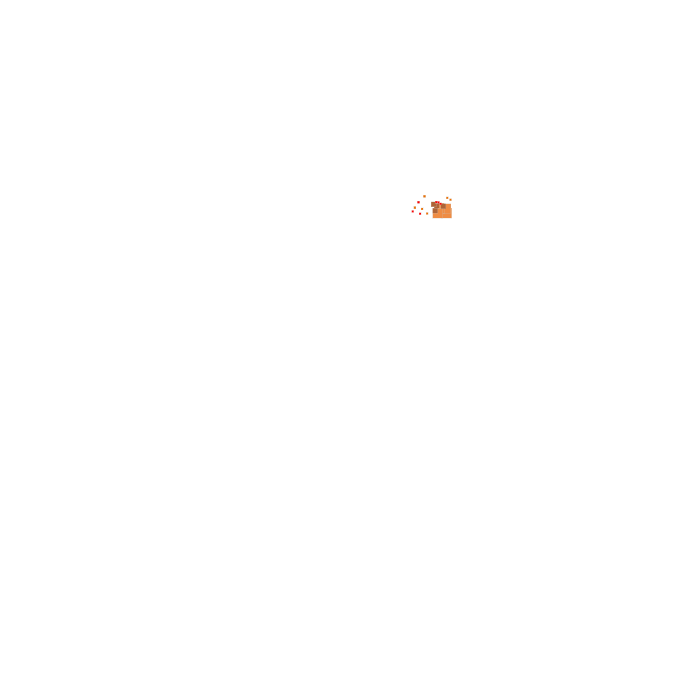
Frame 1 (no input)
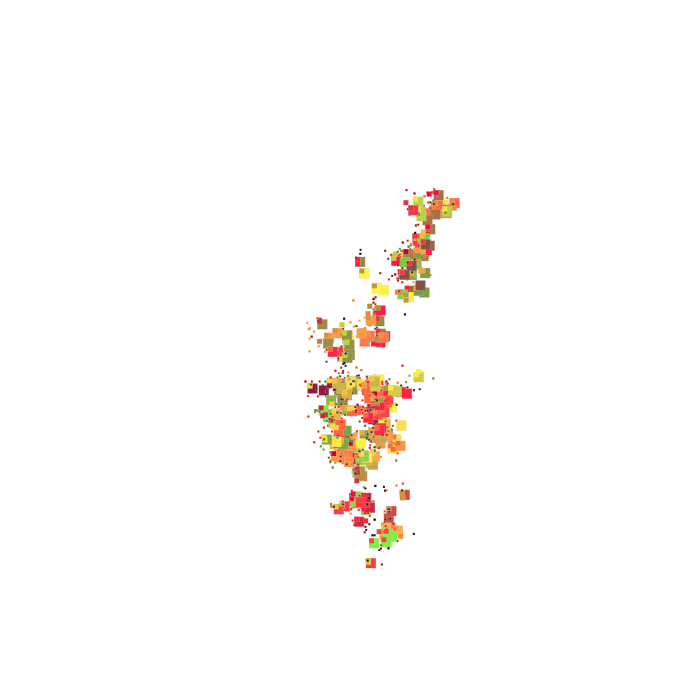
Frame 60 (the mouse pressed at the canvas centre just before this capture)
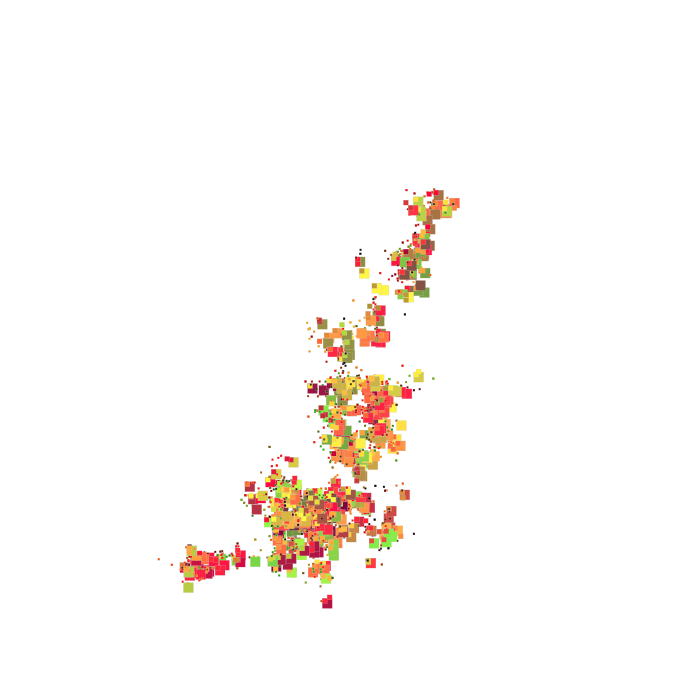
Frame 120 (the mouse held since frame 60 and released just before this capture)

The Processing sketch that drew these frames (run headless with seeded random() and noise(); from frame 60 on, the mouse is pressed at the canvas centre):

// Processing sketch: processing_132225
// ── processing_132225.pde

float x = random(50, 650);
float y = random(50, 650);
float r = random(700);
float b = random(700);
float t = 0;
float xspeed =2;
float yspeed =2;
float xspeed2 = 2;
float yspeed2 = -2;
float xspeed3 = -2;
float yspeed3 = -2;
float xspeed4 = -2;
float yspeed4 = 2;

void setup() {
  size(700, 700);
  background(255);
  frameRate(60);
}

void draw() {
  /* x = x+xspeed;
   y = y+yspeed; */
  t = t+1;
  float m1 = random(3);
  float m2 = random(3);
  fill(x/random(4), random(255), y/3);
  strokeWeight(0.2);
  stroke(200);
  if (t <= 140) {
    xspeed = xspeed + m1*random(2); // large rects
    yspeed = yspeed + m2*random(2); 
    rect(x+xspeed, y+yspeed, 10, 10);
    xspeed2 = xspeed2 + m1*random(2);
    yspeed2 = yspeed2 + m2*random(-2); 
    rect(x+xspeed2, y+yspeed2, 10, 10);
    xspeed3 = xspeed3 + m1*random(-2);
    yspeed3 = yspeed3 + m2*random(-2); 
    rect(x+xspeed3, y+yspeed3, 10, 10);
    xspeed4 = xspeed4 + m1*random(-2);
    yspeed4 = yspeed4 + m2*random(2); 
    rect(x+xspeed4, y+yspeed4, 10, 10);
    fill(r/random(4), random(255), b/3); // medium rects
    xspeed = xspeed2 + m1*random(-4, 4);
    yspeed = yspeed2 + m2*random(-4, 4); 
    rect(x+xspeed2, y+yspeed2, 5, 5);
    xspeed2 = xspeed3 + m1*random(-4, 4);
    yspeed2 = yspeed3 + m2*random(-4, 4); 
    rect(x+xspeed3, y+yspeed3, 5, 5);
    xspeed3 = xspeed4 + m1*random(-4, 4);
    yspeed3 = yspeed4 + m2*random(-4, 4); 
    rect(x+xspeed4, y+yspeed4, 5, 5);
    xspeed4 = xspeed + m1*random(-4, 4);
    yspeed4 = yspeed + m2*random(-4, 4); 
    rect(x+xspeed, y+yspeed, 5, 5);
    fill(x/random(4)-100, random(255)-80, y/3-80); // small rects
    xspeed = xspeed2 + m1*random(-4, 4);
    yspeed = yspeed2 + m2*random(-4, 4); 
    rect(x+xspeed, y+yspeed, 2, 2);
    xspeed2 = xspeed3 + m1*random(-4, 4);
    yspeed2 = yspeed3 + m2*random(-4, 4); 
    rect(x+xspeed2, y+yspeed2, 2, 2);
    xspeed3 = xspeed4 + m1*random(-4, 4);
    yspeed3 = yspeed4 + m2*random(-4, 4); 
    rect(x+xspeed3, y+yspeed3, 2, 2);
    xspeed4 = xspeed + m1*random(-4, 4);
    yspeed4 = yspeed + m2*random(-4, 4); 
    rect(x+xspeed4, y+yspeed4, 2, 2);
    xspeed = xspeed4 + m1*random(-4, 4);
    yspeed = yspeed4 + m2*random(-4, 4); 
    rect(x+xspeed3, y+yspeed3, 2, 2);
    xspeed2 = xspeed2 + m1*random(-4, 4);
    yspeed2 = yspeed2 + m2*random(-4, 4); 
    rect(x+xspeed, y+yspeed, 2, 2);
    xspeed3 = xspeed + m1*random(-4, 4);
    yspeed3 = yspeed + m2*random(-4, 4); 
    rect(x+xspeed4, y+yspeed4, 2, 2);
    xspeed4 = xspeed3 + m1*random(-4, 4);
    yspeed4 = yspeed3 + m2*random(-4, 4); 
    rect(x+xspeed2, y+yspeed2, 2, 2);
     fill(r/random(4)-80, random(255)-80, b/3-80 ); // 2nd G small rects
    xspeed = xspeed2 + m1*random(-7, 7);
    yspeed = yspeed2 + m2*random(-7, 7); 
    rect(x+xspeed, y+yspeed, 2, 2);
    xspeed2 = xspeed3 + m1*random(-7, 7);
    yspeed2 = yspeed3 + m2*random(-7, 7); 
    rect(x+xspeed2, y+yspeed2, 2, 2);
    xspeed3 = xspeed4 + m1*random(-7, 7);
    yspeed3 = yspeed4 + m2*random(-7, 7); 
    rect(x+xspeed3, y+yspeed3, 2, 2);
    xspeed4 = xspeed + m1*random(-7, 7);
    yspeed4 = yspeed + m2*random(-7, 7); 
    rect(x+xspeed4, y+yspeed4, 2, 2);
    xspeed = xspeed4 + m1*random(-7, 7);
    yspeed = yspeed4 + m2*random(-7, 7); 
    rect(x+xspeed3, y+yspeed3, 2, 2);
    xspeed2 = xspeed2 + m1*random(-7, 7);
    yspeed2 = yspeed2 + m2*random(-7, 7); 
    rect(x+xspeed, y+yspeed, 2, 2);
    xspeed3 = xspeed + m1*random(-7, 7);
    yspeed3 = yspeed + m2*random(-7, 7); 
    rect(x+xspeed4, y+yspeed4, 2, 2);
    xspeed4 = xspeed3 + m1*random(-7, 7);
    yspeed4 = yspeed3 + m2*random(-7, 7); 
    rect(x+xspeed2, y+yspeed2, 2, 2);
  }
  if (t > 140) {
    t= 0;
    x = random(50, 650);
    y = random(50, 650);
    xspeed = 0;
    yspeed = 0;
    xspeed2 = 0;
    yspeed2 = 0;
    xspeed3 = 0;
    yspeed3 = 0;
    xspeed4 = 0;
    yspeed4 = 0;
  }
  if ((x > width) || (x<0)) {
    t= 0;
  }
  if ((y > height) || (y<0)) {
    t= 0;
  }
  if (mousePressed && (mouseButton == LEFT)) { // erase drawing
    background(255);
  }

}
